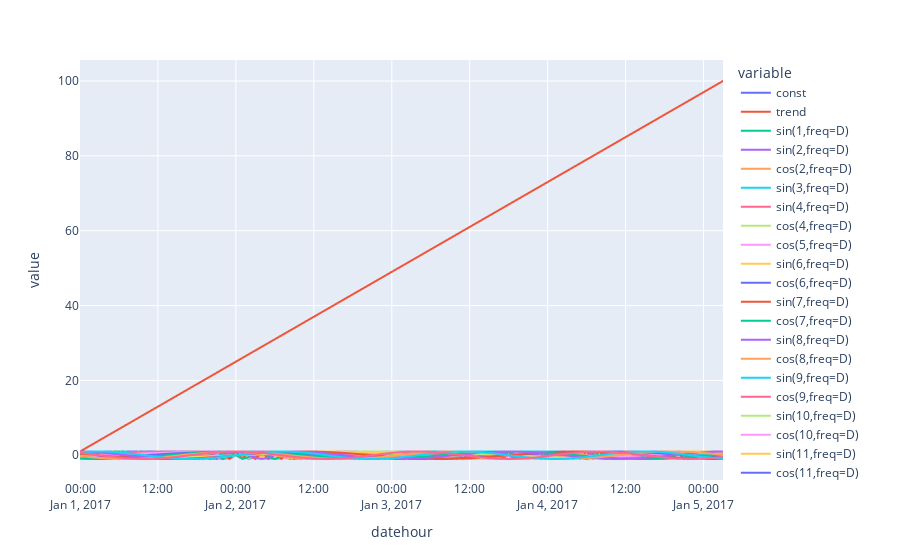

Notebook code for this chart:
### Code cell
fourier_data = dp.in_sample().copy()
px.line(fourier_data.iloc[:100])
